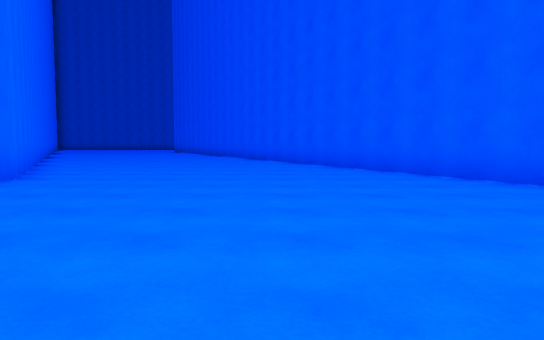
view 1 (above)

16 first-person views from a walk through a 3-D level made in the Unity game engine. The camera is 1.2 m above the floor, tilts 4° down and sees 70° across. The floor is counted in squares, 2 m on a side. Each view is taken from the middle of a square. On the plan, view 1 faces up. The plan holds only what a view shows up to about 11 squares ahead; the rest is blank. The place goes on beyond the plan. The player character is not drawn.

view 2
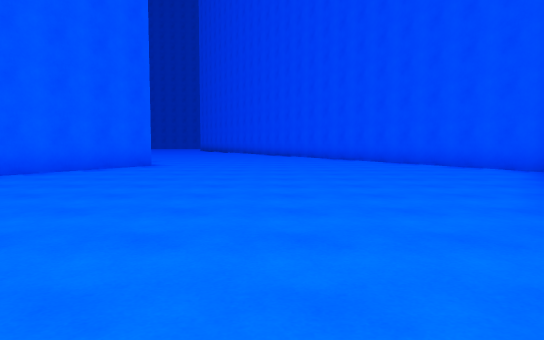

view 3
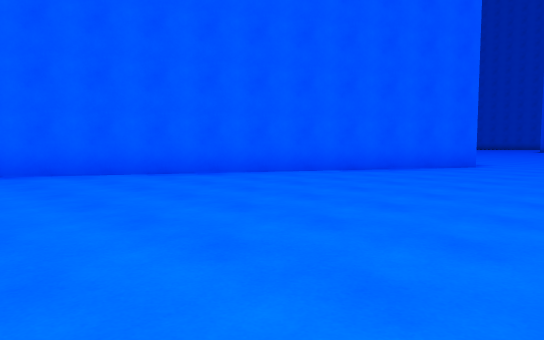

view 4
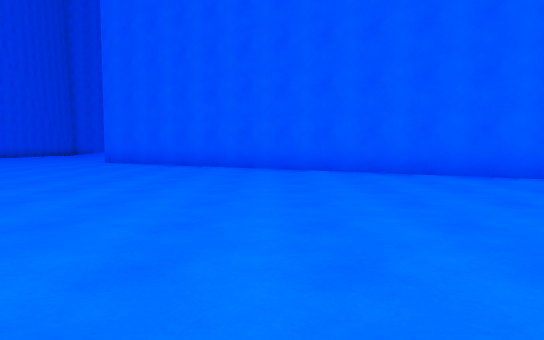

view 5
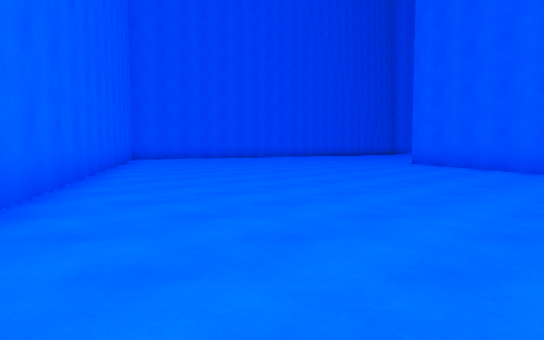

view 6
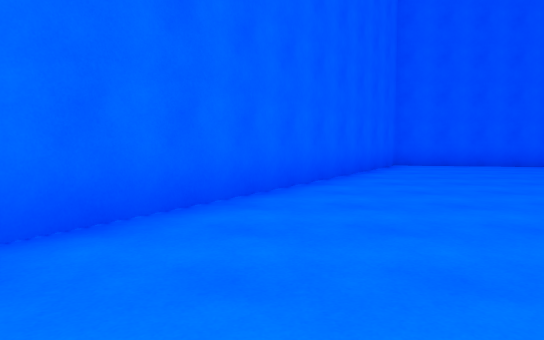

view 7
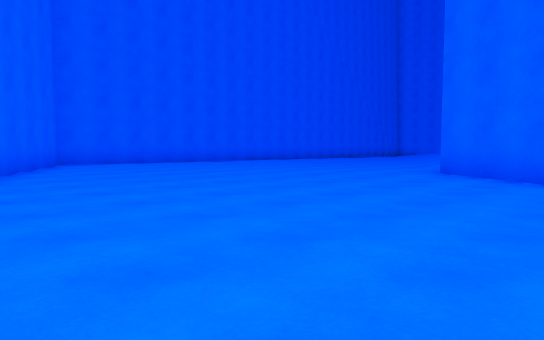

view 8
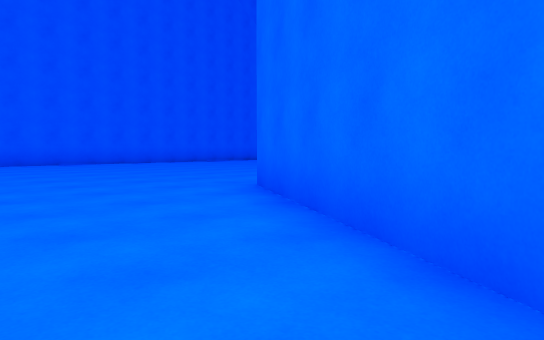

view 9
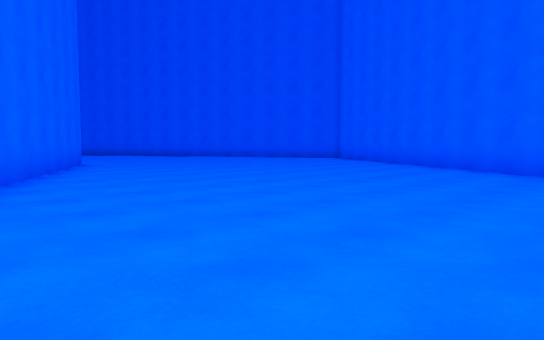

view 10
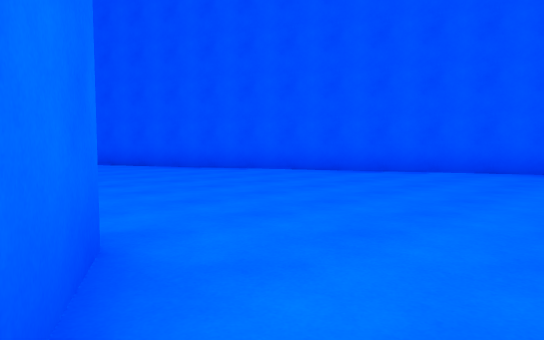

view 11
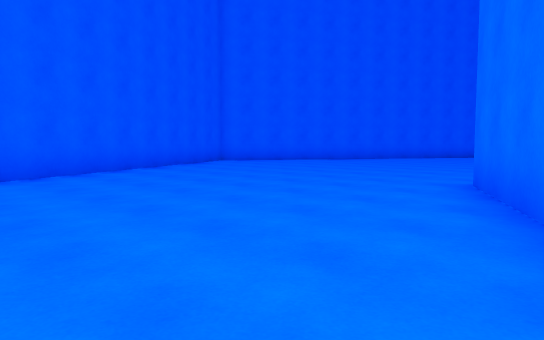

view 12
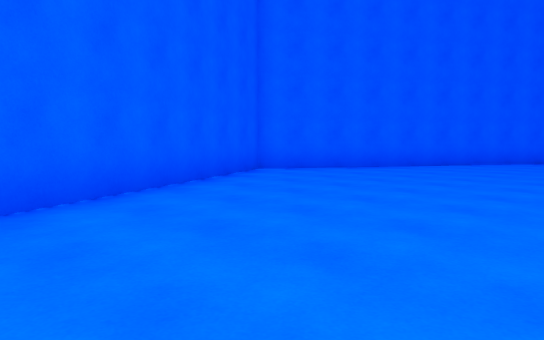

view 13
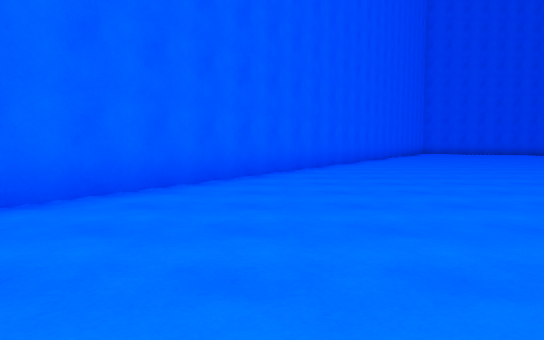

view 14
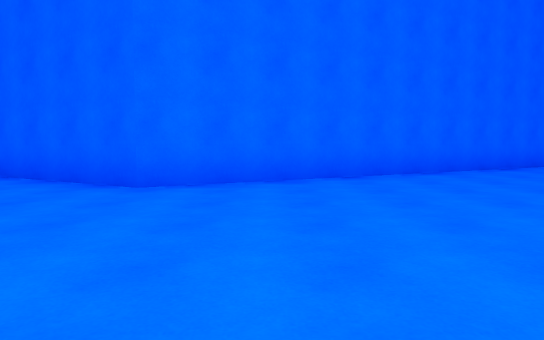

view 15
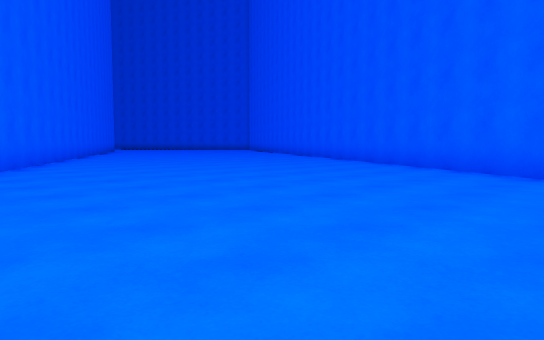

view 16
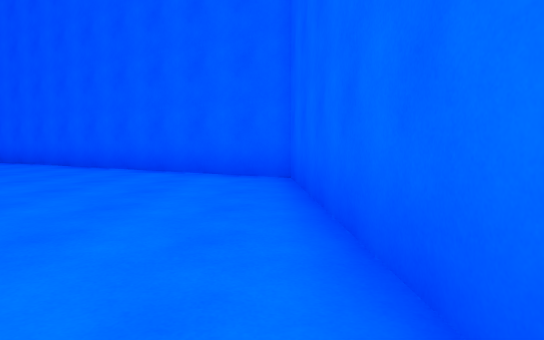

### Floor plan
Points are (right, up) in squares from view 1. A wall is a line through its corners. A room is listed if a view was taken in it or the views show most of it. See-through windows are left out.
Room 1 (views 1, 2, 3, 4, 5, 6, 7, 8, 9, 10, 11, 12, 13, 14, 15, 16)
walls: (-7.5, 12.6) (-4.2, 6.2) (-12.8, -9.1); (-13.3, -17.6) (-8.2, -17.3) (4.6, 3.9) (0.2, 12.5)

Positions as (right, up) in squares from view 1, and headings:
1: (0, 0), facing up
2: (-1, -4), facing up
3: (-1, -4), facing up-left
4: (-1, -4), facing left
5: (-2, -4), facing down-left
6: (-5, -7), facing down
7: (-5, -6), facing down-left
8: (-9, -5), facing down-left
9: (-8, -5), facing up-right
10: (-5, 4), facing up-right
11: (-6, 12), facing down-right
12: (-2, 10), facing down-right
13: (0, 4), facing down
14: (1, 8), facing left
15: (-14, -17), facing up-right
16: (-14, -17), facing right
